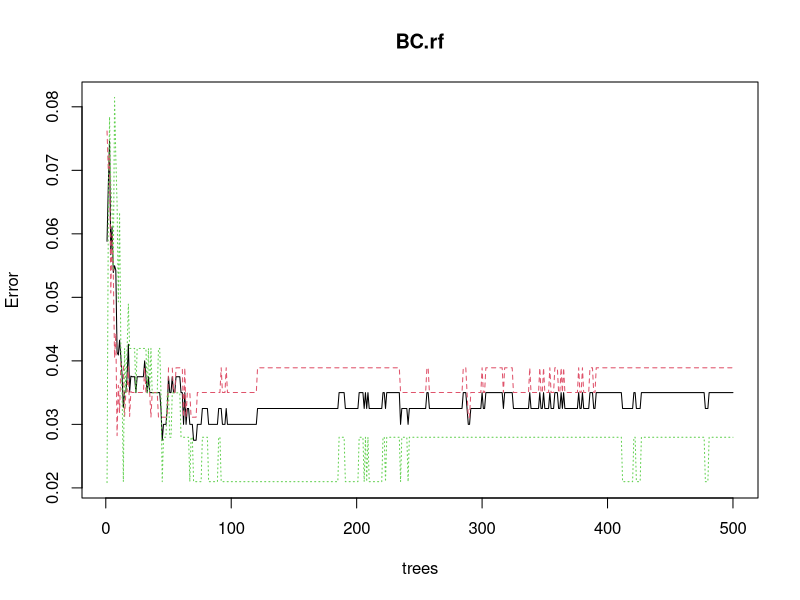
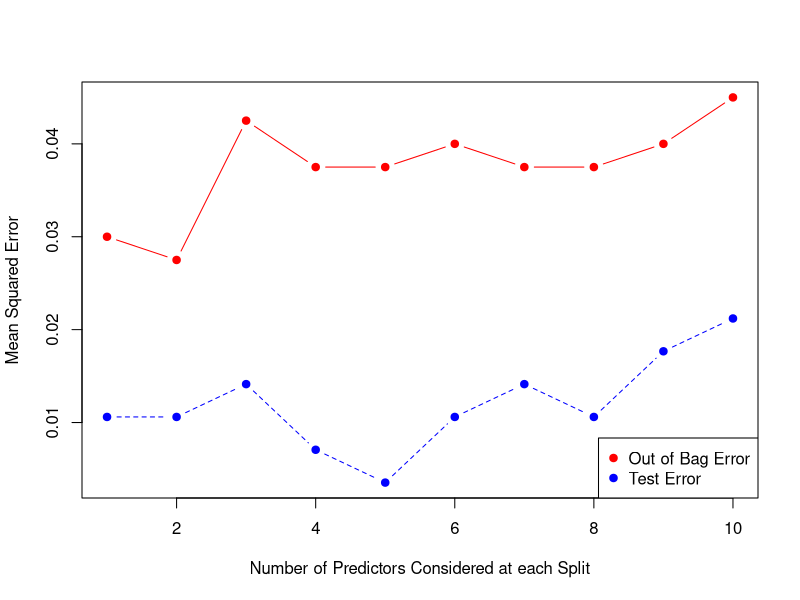

The R script that drew these images, in order:
## ---- chunk 1
knitr::opts_chunk$set(echo = TRUE)
## ---- chunk 2
library(mlbench)
data(BreastCancer)
library(tidyverse)
library(randomForest)
library(caret)
## ---- chunk 3
set.seed(1)
train_sample <- sample(1:nrow(BreastCancer), 410) 
BreastCancer.train=BreastCancer[train_sample,]
BreastCancer.test=BreastCancer[-train_sample,]
## ---- chunk 4
set.seed(10)
BC.rf=randomForest(Class ~ . , data = BreastCancer, subset = train_sample, na.action = na.exclude, importance=T)
BC.rf #RF chooses 3 variables
plot(BC.rf)
summary(BC.rf)
importance(BC.rf, type=1)

test.err=double(10)
oob.err=double(10)
for(mtry in 1:10) 
{
  rf=randomForest(Class ~ . , data = BreastCancer.train,
                  mtry=mtry, ntree=200, na.action = na.exclude) 
  oob.err[mtry] = rf$err.rate[200]
  
  pred=predict(rf, BreastCancer.test[1:10]) #Predictions on Test Set for each Tree
  test.err[mtry]= mean(((as.numeric(BreastCancer.test$Class)-1) - (as.numeric(pred)-1)^2),
                       na.rm = T) #Mean Squared Test Error
  
  cat(mtry," ") #printing the output to the console
  
}
oob.err
test.err
## ---- chunk 5
confusionMatrix(pred, BreastCancer.test$Class, positive = 'malignant')
importance(rf, type = 2)
matplot(1:mtry , cbind(oob.err,test.err), pch=19 , col=c("red","blue"),type="b",ylab="Mean Squared Error",xlab="Number of Predictors Considered at each Split")
legend("bottomright",legend=c("Out of Bag Error","Test Error"), pch=19, col=c("red","blue"))
